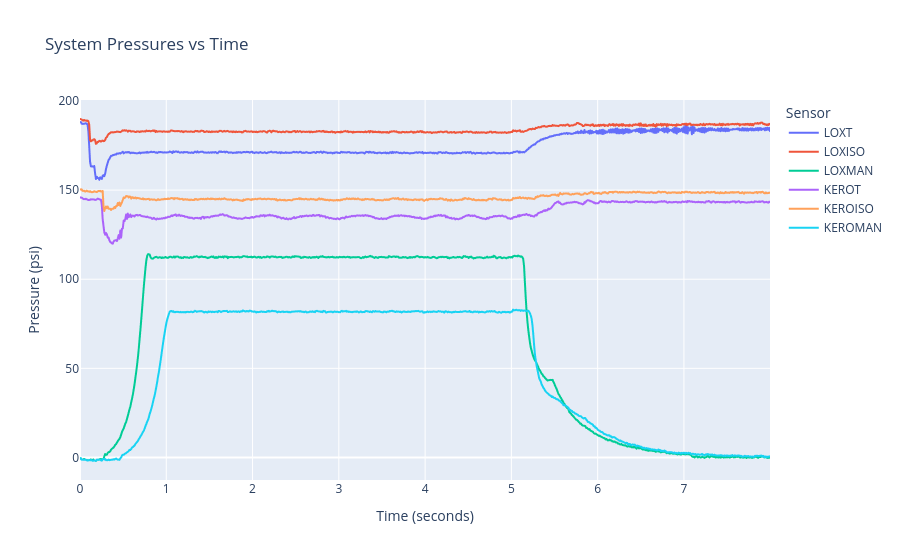
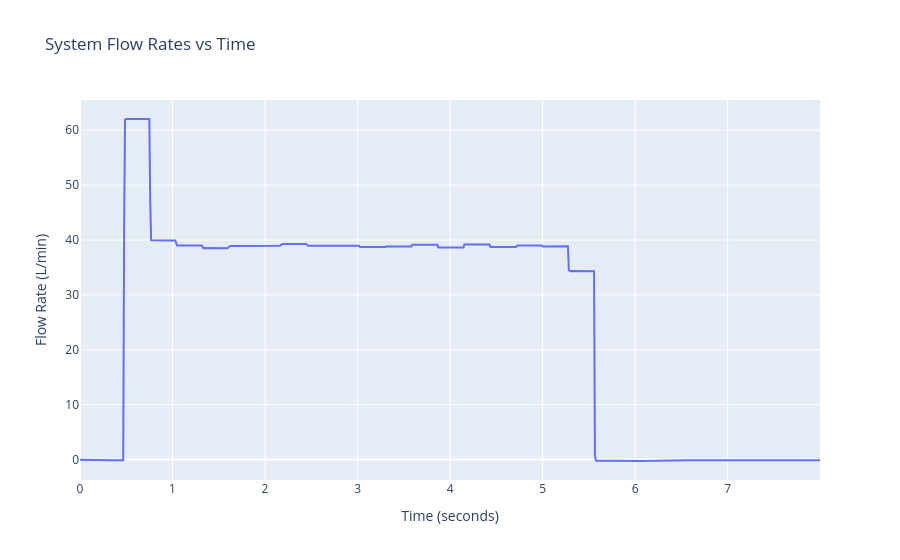

Notebook source saved alongside these figures, in order:
### Code cell
#Plotting
side = "FULL" #Change according to what you'd like ("LOX", "KERO", "FULL")

match side:
    case "LOX":
        pressure_list = ["LOXT", "LOXISO", "LOXMAN"] #Add "NITROT" to start if included
    case "KERO":
        pressure_list = ["KEROT", "KEROISO", "KEROMAN"] #Add "NITROT" to start if included
    case "FULL":
        pressure_list = ["LOXT", "LOXISO", "LOXMAN", "KEROT", "KEROISO", "KEROMAN"] #Add "NITROT" to start if included

press_fig = px.line(sample, x = "TIME_SINCE_FIRE", y = pressure_list, title = "System Pressures vs Time")

press_fig.update_layout(
    xaxis_title="Time (seconds)",
    yaxis_title="Pressure (psi)",
    legend_title="Sensor",
)

flow_fig = px.line(sample, x = "TIME_SINCE_FIRE", y = "KEROFLOW", title = "System Flow Rates vs Time")

flow_fig.update_layout(
    xaxis_title="Time (seconds)",
    yaxis_title="Flow Rate (L/min)",
    legend_title="Sensor",
)

press_fig.show()
flow_fig.show()

### Figure 1 — Plotly figure (JSON) as saved in the notebook; plotly's stock layout.template omitted (floating-point values rounded to 4 significant figures; data arrays with more than 128 entries replaced by an {"elided": "..."} marker saying what was removed)
{"data": [{"hovertemplate": "variable=LOXT<br>TIME_SINCE_FIRE=%{x}<br>value=%{y}<extra></extra>", "legendgroup": "LOXT", "line": {"color": "#636efa", "dash": "solid"}, "marker": {"symbol": "circle"}, "mode": "lines", "name": "LOXT", "showlegend": true, "type": "scattergl", "x": {"elided": "823 float values"}, "xaxis": "x", "y": {"elided": "823 float values"}, "yaxis": "y"}, {"hovertemplate": "variable=LOXISO<br>TIME_SINCE_FIRE=%{x}<br>value=%{y}<extra></extra>", "legendgroup": "LOXISO", "line": {"color": "#EF553B", "dash": "solid"}, "marker": {"symbol": "circle"}, "mode": "lines", "name": "LOXISO", "showlegend": true, "type": "scattergl", "x": {"elided": "823 float values"}, "xaxis": "x", "y": {"elided": "823 float values"}, "yaxis": "y"}, {"hovertemplate": "variable=LOXMAN<br>TIME_SINCE_FIRE=%{x}<br>value=%{y}<extra></extra>", "legendgroup": "LOXMAN", "line": {"color": "#00cc96", "dash": "solid"}, "marker": {"symbol": "circle"}, "mode": "lines", "name": "LOXMAN", "showlegend": true, "type": "scattergl", "x": {"elided": "823 float values"}, "xaxis": "x", "y": {"elided": "823 float values"}, "yaxis": "y"}, {"hovertemplate": "variable=KEROT<br>TIME_SINCE_FIRE=%{x}<br>value=%{y}<extra></extra>", "legendgroup": "KEROT", "line": {"color": "#ab63fa", "dash": "solid"}, "marker": {"symbol": "circle"}, "mode": "lines", "name": "KEROT", "showlegend": true, "type": "scattergl", "x": {"elided": "823 float values"}, "xaxis": "x", "y": {"elided": "823 float values"}, "yaxis": "y"}, {"hovertemplate": "variable=KEROISO<br>TIME_SINCE_FIRE=%{x}<br>value=%{y}<extra></extra>", "legendgroup": "KEROISO", "line": {"color": "#FFA15A", "dash": "solid"}, "marker": {"symbol": "circle"}, "mode": "lines", "name": "KEROISO", "showlegend": true, "type": "scattergl", "x": {"elided": "823 float values"}, "xaxis": "x", "y": {"elided": "823 float values"}, "yaxis": "y"}, {"hovertemplate": "variable=KEROMAN<br>TIME_SINCE_FIRE=%{x}<br>value=%{y}<extra></extra>", "legendgroup": "KEROMAN", "line": {"color": "#19d3f3", "dash": "solid"}, "marker": {"symbol": "circle"}, "mode": "lines", "name": "KEROMAN", "showlegend": true, "type": "scattergl", "x": {"elided": "823 float values"}, "xaxis": "x", "y": {"elided": "823 float values"}, "yaxis": "y"}], "layout": {"legend": {"title": {"text": "Sensor"}, "tracegroupgap": 0}, "title": {"text": "System Pressures vs Time"}, "xaxis": {"anchor": "y", "domain": [0, 1], "title": {"text": "Time (seconds)"}}, "yaxis": {"anchor": "x", "domain": [0, 1], "title": {"text": "Pressure (psi)"}}}}

### Figure 2 — Plotly figure (JSON) as saved in the notebook; plotly's stock layout.template omitted (floating-point values rounded to 4 significant figures; data arrays with more than 128 entries replaced by an {"elided": "..."} marker saying what was removed)
{"data": [{"hovertemplate": "TIME_SINCE_FIRE=%{x}<br>KEROFLOW=%{y}<extra></extra>", "legendgroup": "", "line": {"color": "#636efa", "dash": "solid"}, "marker": {"symbol": "circle"}, "mode": "lines", "name": "", "orientation": "v", "showlegend": false, "type": "scatter", "x": {"elided": "823 float values"}, "xaxis": "x", "y": {"elided": "823 float values"}, "yaxis": "y"}], "layout": {"legend": {"title": {"text": "Sensor"}, "tracegroupgap": 0}, "title": {"text": "System Flow Rates vs Time"}, "xaxis": {"anchor": "y", "domain": [0, 1], "title": {"text": "Time (seconds)"}}, "yaxis": {"anchor": "x", "domain": [0, 1], "title": {"text": "Flow Rate (L/min)"}}}}
